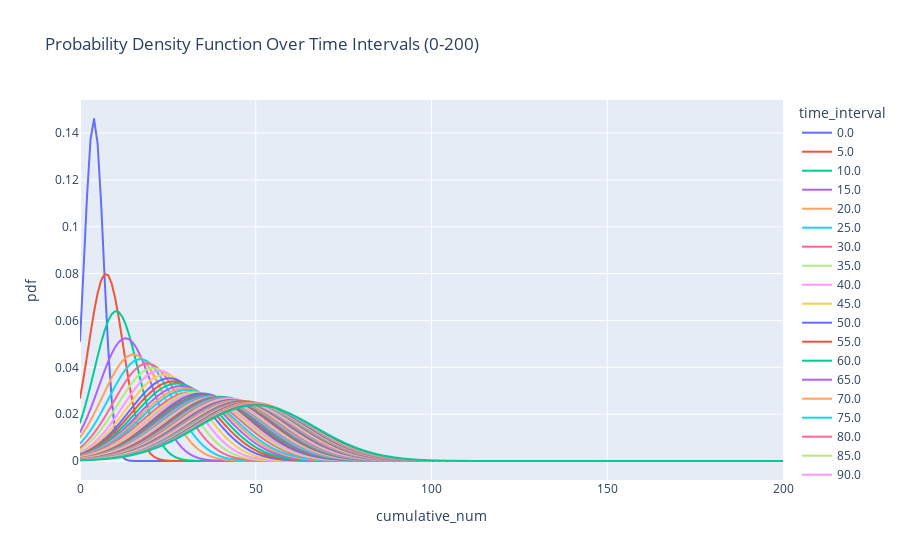

The notebook cell saved with this chart:
### Code cell
# time_interval별로 PDF를 시각화
fig = px.line(pdf_df_more, x='cumulative_num', y='pdf', color='time_interval', title='Probability Density Function Over Time Intervals (0-200)')
fig.show()

### Figure 1 — Plotly figure (JSON) as saved in the notebook; plotly's stock layout.template omitted (floating-point values rounded to 4 significant figures; data arrays with more than 128 entries replaced by an {"elided": "..."} marker saying what was removed)
{"data": [{"hovertemplate": "time_interval=0.0<br>cumulative_num=%{x}<br>pdf=%{y}<extra></extra>", "legendgroup": "0.0", "line": {"color": "#636efa", "dash": "solid"}, "marker": {"symbol": "circle"}, "mode": "lines", "name": "0.0", "showlegend": true, "type": "scattergl", "x": {"elided": "201 int values"}, "xaxis": "x", "y": {"elided": "201 float values"}, "yaxis": "y"}, {"hovertemplate": "time_interval=5.0<br>cumulative_num=%{x}<br>pdf=%{y}<extra></extra>", "legendgroup": "5.0", "line": {"color": "#EF553B", "dash": "solid"}, "marker": {"symbol": "circle"}, "mode": "lines", "name": "5.0", "showlegend": true, "type": "scattergl", "x": {"elided": "201 int values"}, "xaxis": "x", "y": {"elided": "201 float values"}, "yaxis": "y"}, {"hovertemplate": "time_interval=10.0<br>cumulative_num=%{x}<br>pdf=%{y}<extra></extra>", "legendgroup": "10.0", "line": {"color": "#00cc96", "dash": "solid"}, "marker": {"symbol": "circle"}, "mode": "lines", "name": "10.0", "showlegend": true, "type": "scattergl", "x": {"elided": "201 int values"}, "xaxis": "x", "y": {"elided": "201 float values"}, "yaxis": "y"}, {"hovertemplate": "time_interval=15.0<br>cumulative_num=%{x}<br>pdf=%{y}<extra></extra>", "legendgroup": "15.0", "line": {"color": "#ab63fa", "dash": "solid"}, "marker": {"symbol": "circle"}, "mode": "lines", "name": "15.0", "showlegend": true, "type": "scattergl", "x": {"elided": "201 int values"}, "xaxis": "x", "y": {"elided": "201 float values"}, "yaxis": "y"}, {"hovertemplate": "time_interval=20.0<br>cumulative_num=%{x}<br>pdf=%{y}<extra></extra>", "legendgroup": "20.0", "line": {"color": "#FFA15A", "dash": "solid"}, "marker": {"symbol": "circle"}, "mode": "lines", "name": "20.0", "showlegend": true, "type": "scattergl", "x": {"elided": "201 int values"}, "xaxis": "x", "y": {"elided": "201 float values"}, "yaxis": "y"}, {"hovertemplate": "time_interval=25.0<br>cumulative_num=%{x}<br>pdf=%{y}<extra></extra>", "legendgroup": "25.0", "line": {"color": "#19d3f3", "dash": "solid"}, "marker": {"symbol": "circle"}, "mode": "lines", "name": "25.0", "showlegend": true, "type": "scattergl", "x": {"elided": "201 int values"}, "xaxis": "x", "y": {"elided": "201 float values"}, "yaxis": "y"}, {"hovertemplate": "time_interval=30.0<br>cumulative_num=%{x}<br>pdf=%{y}<extra></extra>", "legendgroup": "30.0", "line": {"color": "#FF6692", "dash": "solid"}, "marker": {"symbol": "circle"}, "mode": "lines", "name": "30.0", "showlegend": true, "type": "scattergl", "x": {"elided": "201 int values"}, "xaxis": "x", "y": {"elided": "201 float values"}, "yaxis": "y"}, {"hovertemplate": "time_interval=35.0<br>cumulative_num=%{x}<br>pdf=%{y}<extra></extra>", "legendgroup": "35.0", "line": {"color": "#B6E880", "dash": "solid"}, "marker": {"symbol": "circle"}, "mode": "lines", "name": "35.0", "showlegend": true, "type": "scattergl", "x": {"elided": "201 int values"}, "xaxis": "x", "y": {"elided": "201 float values"}, "yaxis": "y"}, {"hovertemplate": "time_interval=40.0<br>cumulative_num=%{x}<br>pdf=%{y}<extra></extra>", "legendgroup": "40.0", "line": {"color": "#FF97FF", "dash": "solid"}, "marker": {"symbol": "circle"}, "mode": "lines", "name": "40.0", "showlegend": true, "type": "scattergl", "x": {"elided": "201 int values"}, "xaxis": "x", "y": {"elided": "201 float values"}, "yaxis": "y"}, {"hovertemplate": "time_interval=45.0<br>cumulative_num=%{x}<br>pdf=%{y}<extra></extra>", "legendgroup": "45.0", "line": {"color": "#FECB52", "dash": "solid"}, "marker": {"symbol": "circle"}, "mode": "lines", "name": "45.0", "showlegend": true, "type": "scattergl", "x": {"elided": "201 int values"}, "xaxis": "x", "y": {"elided": "201 float values"}, "yaxis": "y"}, {"hovertemplate": "time_interval=50.0<br>cumulative_num=%{x}<br>pdf=%{y}<extra></extra>", "legendgroup": "50.0", "line": {"color": "#636efa", "dash": "solid"}, "marker": {"symbol": "circle"}, "mode": "lines", "name": "50.0", "showlegend": true, "type": "scattergl", "x": {"elided": "201 int values"}, "xaxis": "x", "y": {"elided": "201 float values"}, "yaxis": "y"}, {"hovertemplate": "time_interval=55.0<br>cumulative_num=%{x}<br>pdf=%{y}<extra></extra>", "legendgroup": "55.0", "line": {"color": "#EF553B", "dash": "solid"}, "marker": {"symbol": "circle"}, "mode": "lines", "name": "55.0", "showlegend": true, "type": "scattergl", "x": {"elided": "201 int values"}, "xaxis": "x", "y": {"elided": "201 float values"}, "yaxis": "y"}, {"hovertemplate": "time_interval=60.0<br>cumulative_num=%{x}<br>pdf=%{y}<extra></extra>", "legendgroup": "60.0", "line": {"color": "#00cc96", "dash": "solid"}, "marker": {"symbol": "circle"}, "mode": "lines", "name": "60.0", "showlegend": true, "type": "scattergl", "x": {"elided": "201 int values"}, "xaxis": "x", "y": {"elided": "201 float values"}, "yaxis": "y"}, {"hovertemplate": "time_interval=65.0<br>cumulative_num=%{x}<br>pdf=%{y}<extra></extra>", "legendgroup": "65.0", "line": {"color": "#ab63fa", "dash": "solid"}, "marker": {"symbol": "circle"}, "mode": "lines", "name": "65.0", "showlegend": true, "type": "scattergl", "x": {"elided": "201 int values"}, "xaxis": "x", "y": {"elided": "201 float values"}, "yaxis": "y"}, {"hovertemplate": "time_interval=70.0<br>cumulative_num=%{x}<br>pdf=%{y}<extra></extra>", "legendgroup": "70.0", "line": {"color": "#FFA15A", "dash": "solid"}, "marker": {"symbol": "circle"}, "mode": "lines", "name": "70.0", "showlegend": true, "type": "scattergl", "x": {"elided": "201 int values"}, "xaxis": "x", "y": {"elided": "201 float values"}, "yaxis": "y"}, {"hovertemplate": "time_interval=75.0<br>cumulative_num=%{x}<br>pdf=%{y}<extra></extra>", "legendgroup": "75.0", "line": {"color": "#19d3f3", "dash": "solid"}, "marker": {"symbol": "circle"}, "mode": "lines", "name": "75.0", "showlegend": true, "type": "scattergl", "x": {"elided": "201 int values"}, "xaxis": "x", "y": {"elided": "201 float values"}, "yaxis": "y"}, {"hovertemplate": "time_interval=80.0<br>cumulative_num=%{x}<br>pdf=%{y}<extra></extra>", "legendgroup": "80.0", "line": {"color": "#FF6692", "dash": "solid"}, "marker": {"symbol": "circle"}, "mode": "lines", "name": "80.0", "showlegend": true, "type": "scattergl", "x": {"elided": "201 int values"}, "xaxis": "x", "y": {"elided": "201 float values"}, "yaxis": "y"}, {"hovertemplate": "time_interval=85.0<br>cumulative_num=%{x}<br>pdf=%{y}<extra></extra>", "legendgroup": "85.0", "line": {"color": "#B6E880", "dash": "solid"}, "marker": {"symbol": "circle"}, "mode": "lines", "name": "85.0", "showlegend": true, "type": "scattergl", "x": {"elided": "201 int values"}, "xaxis": "x", "y": {"elided": "201 float values"}, "yaxis": "y"}, {"hovertemplate": "time_interval=90.0<br>cumulative_num=%{x}<br>pdf=%{y}<extra></extra>", "legendgroup": "90.0", "line": {"color": "#FF97FF", "dash": "solid"}, "marker": {"symbol": "circle"}, "mode": "lines", "name": "90.0", "showlegend": true, "type": "scattergl", "x": {"elided": "201 int values"}, "xaxis": "x", "y": {"elided": "201 float values"}, "yaxis": "y"}, {"hovertemplate": "time_interval=95.0<br>cumulative_num=%{x}<br>pdf=%{y}<extra></extra>", "legendgroup": "95.0", "line": {"color": "#FECB52", "dash": "solid"}, "marker": {"symbol": "circle"}, "mode": "lines", "name": "95.0", "showlegend": true, "type": "scattergl", "x": {"elided": "201 int values"}, "xaxis": "x", "y": {"elided": "201 float values"}, "yaxis": "y"}, {"hovertemplate": "time_interval=100.0<br>cumulative_num=%{x}<br>pdf=%{y}<extra></extra>", "legendgroup": "100.0", "line": {"color": "#636efa", "dash": "solid"}, "marker": {"symbol": "circle"}, "mode": "lines", "name": "100.0", "showlegend": true, "type": "scattergl", "x": {"elided": "201 int values"}, "xaxis": "x", "y": {"elided": "201 float values"}, "yaxis": "y"}, {"hovertemplate": "time_interval=105.0<br>cumulative_num=%{x}<br>pdf=%{y}<extra></extra>", "legendgroup": "105.0", "line": {"color": "#EF553B", "dash": "solid"}, "marker": {"symbol": "circle"}, "mode": "lines", "name": "105.0", "showlegend": true, "type": "scattergl", "x": {"elided": "201 int values"}, "xaxis": "x", "y": {"elided": "201 float values"}, "yaxis": "y"}, {"hovertemplate": "time_interval=110.0<br>cumulative_num=%{x}<br>pdf=%{y}<extra></extra>", "legendgroup": "110.0", "line": {"color": "#00cc96", "dash": "solid"}, "marker": {"symbol": "circle"}, "mode": "lines", "name": "110.0", "showlegend": true, "type": "scattergl", "x": {"elided": "201 int values"}, "xaxis": "x", "y": {"elided": "201 float values"}, "yaxis": "y"}, {"hovertemplate": "time_interval=115.0<br>cumulative_num=%{x}<br>pdf=%{y}<extra></extra>", "legendgroup": "115.0", "line": {"color": "#ab63fa", "dash": "solid"}, "marker": {"symbol": "circle"}, "mode": "lines", "name": "115.0", "showlegend": true, "type": "scattergl", "x": {"elided": "201 int values"}, "xaxis": "x", "y": {"elided": "201 float values"}, "yaxis": "y"}, {"hovertemplate": "time_interval=120.0<br>cumulative_num=%{x}<br>pdf=%{y}<extra></extra>", "legendgroup": "120.0", "line": {"color": "#FFA15A", "dash": "solid"}, "marker": {"symbol": "circle"}, "mode": "lines", "name": "120.0", "showlegend": true, "type": "scattergl", "x": {"elided": "201 int values"}, "xaxis": "x", "y": {"elided": "201 float values"}, "yaxis": "y"}, {"hovertemplate": "time_interval=125.0<br>cumulative_num=%{x}<br>pdf=%{y}<extra></extra>", "legendgroup": "125.0", "line": {"color": "#19d3f3", "dash": "solid"}, "marker": {"symbol": "circle"}, "mode": "lines", "name": "125.0", "showlegend": true, "type": "scattergl", "x": {"elided": "201 int values"}, "xaxis": "x", "y": {"elided": "201 float values"}, "yaxis": "y"}, {"hovertemplate": "time_interval=130.0<br>cumulative_num=%{x}<br>pdf=%{y}<extra></extra>", "legendgroup": "130.0", "line": {"color": "#FF6692", "dash": "solid"}, "marker": {"symbol": "circle"}, "mode": "lines", "name": "130.0", "showlegend": true, "type": "scattergl", "x": {"elided": "201 int values"}, "xaxis": "x", "y": {"elided": "201 float values"}, "yaxis": "y"}, {"hovertemplate": "time_interval=135.0<br>cumulative_num=%{x}<br>pdf=%{y}<extra></extra>", "legendgroup": "135.0", "line": {"color": "#B6E880", "dash": "solid"}, "marker": {"symbol": "circle"}, "mode": "lines", "name": "135.0", "showlegend": true, "type": "scattergl", "x": {"elided": "201 int values"}, "xaxis": "x", "y": {"elided": "201 float values"}, "yaxis": "y"}, {"hovertemplate": "time_interval=140.0<br>cumulative_num=%{x}<br>pdf=%{y}<extra></extra>", "legendgroup": "140.0", "line": {"color": "#FF97FF", "dash": "solid"}, "marker": {"symbol": "circle"}, "mode": "lines", "name": "140.0", "showlegend": true, "type": "scattergl", "x": {"elided": "201 int values"}, "xaxis": "x", "y": {"elided": "201 float values"}, "yaxis": "y"}, {"hovertemplate": "time_interval=145.0<br>cumulative_num=%{x}<br>pdf=%{y}<extra></extra>", "legendgroup": "145.0", "line": {"color": "#FECB52", "dash": "solid"}, "marker": {"symbol": "circle"}, "mode": "lines", "name": "145.0", "showlegend": true, "type": "scattergl", "x": {"elided": "201 int values"}, "xaxis": "x", "y": {"elided": "201 float values"}, "yaxis": "y"}, {"hovertemplate": "time_interval=150.0<br>cumulative_num=%{x}<br>pdf=%{y}<extra></extra>", "legendgroup": "150.0", "line": {"color": "#636efa", "dash": "solid"}, "marker": {"symbol": "circle"}, "mode": "lines", "name": "150.0", "showlegend": true, "type": "scattergl", "x": {"elided": "201 int values"}, "xaxis": "x", "y": {"elided": "201 float values"}, "yaxis": "y"}, {"hovertemplate": "time_interval=155.0<br>cumulative_num=%{x}<br>pdf=%{y}<extra></extra>", "legendgroup": "155.0", "line": {"color": "#EF553B", "dash": "solid"}, "marker": {"symbol": "circle"}, "mode": "lines", "name": "155.0", "showlegend": true, "type": "scattergl", "x": {"elided": "201 int values"}, "xaxis": "x", "y": {"elided": "201 float values"}, "yaxis": "y"}, {"hovertemplate": "time_interval=160.0<br>cumulative_num=%{x}<br>pdf=%{y}<extra></extra>", "legendgroup": "160.0", "line": {"color": "#00cc96", "dash": "solid"}, "marker": {"symbol": "circle"}, "mode": "lines", "name": "160.0", "showlegend": true, "type": "scattergl", "x": {"elided": "201 int values"}, "xaxis": "x", "y": {"elided": "201 float values"}, "yaxis": "y"}, {"hovertemplate": "time_interval=165.0<br>cumulative_num=%{x}<br>pdf=%{y}<extra></extra>", "legendgroup": "165.0", "line": {"color": "#ab63fa", "dash": "solid"}, "marker": {"symbol": "circle"}, "mode": "lines", "name": "165.0", "showlegend": true, "type": "scattergl", "x": {"elided": "201 int values"}, "xaxis": "x", "y": {"elided": "201 float values"}, "yaxis": "y"}, {"hovertemplate": "time_interval=170.0<br>cumulative_num=%{x}<br>pdf=%{y}<extra></extra>", "legendgroup": "170.0", "line": {"color": "#FFA15A", "dash": "solid"}, "marker": {"symbol": "circle"}, "mode": "lines", "name": "170.0", "showlegend": true, "type": "scattergl", "x": {"elided": "201 int values"}, "xaxis": "x", "y": {"elided": "201 float values"}, "yaxis": "y"}, {"hovertemplate": "time_interval=175.0<br>cumulative_num=%{x}<br>pdf=%{y}<extra></extra>", "legendgroup": "175.0", "line": {"color": "#19d3f3", "dash": "solid"}, "marker": {"symbol": "circle"}, "mode": "lines", "name": "175.0", "showlegend": true, "type": "scattergl", "x": {"elided": "201 int values"}, "xaxis": "x", "y": {"elided": "201 float values"}, "yaxis": "y"}, {"hovertemplate": "time_interval=180.0<br>cumulative_num=%{x}<br>pdf=%{y}<extra></extra>", "legendgroup": "180.0", "line": {"color": "#FF6692", "dash": "solid"}, "marker": {"symbol": "circle"}, "mode": "lines", "name": "180.0", "showlegend": true, "type": "scattergl", "x": {"elided": "201 int values"}, "xaxis": "x", "y": {"elided": "201 float values"}, "yaxis": "y"}, {"hovertemplate": "time_interval=185.0<br>cumulative_num=%{x}<br>pdf=%{y}<extra></extra>", "legendgroup": "185.0", "line": {"color": "#B6E880", "dash": "solid"}, "marker": {"symbol": "circle"}, "mode": "lines", "name": "185.0", "showlegend": true, "type": "scattergl", "x": {"elided": "201 int values"}, "xaxis": "x", "y": {"elided": "201 float values"}, "yaxis": "y"}, {"hovertemplate": "time_interval=190.0<br>cumulative_num=%{x}<br>pdf=%{y}<extra></extra>", "legendgroup": "190.0", "line": {"color": "#FF97FF", "dash": "solid"}, "marker": {"symbol": "circle"}, "mode": "lines", "name": "190.0", "showlegend": true, "type": "scattergl", "x": {"elided": "201 int values"}, "xaxis": "x", "y": {"elided": "201 float values"}, "yaxis": "y"}, {"hovertemplate": "time_interval=195.0<br>cumulative_num=%{x}<br>pdf=%{y}<extra></extra>", "legendgroup": "195.0", "line": {"color": "#FECB52", "dash": "solid"}, "marker": {"symbol": "circle"}, "mode": "lines", "name": "195.0", "showlegend": true, "type": "scattergl", "x": {"elided": "201 int values"}, "xaxis": "x", "y": {"elided": "201 float values"}, "yaxis": "y"}, {"hovertemplate": "time_interval=200.0<br>cumulative_num=%{x}<br>pdf=%{y}<extra></extra>", "legendgroup": "200.0", "line": {"color": "#636efa", "dash": "solid"}, "marker": {"symbol": "circle"}, "mode": "lines", "name": "200.0", "showlegend": true, "type": "scattergl", "x": {"elided": "201 int values"}, "xaxis": "x", "y": {"elided": "201 float values"}, "yaxis": "y"}, {"hovertemplate": "time_interval=205.0<br>cumulative_num=%{x}<br>pdf=%{y}<extra></extra>", "legendgroup": "205.0", "line": {"color": "#EF553B", "dash": "solid"}, "marker": {"symbol": "circle"}, "mode": "lines", "name": "205.0", "showlegend": true, "type": "scattergl", "x": {"elided": "201 int values"}, "xaxis": "x", "y": {"elided": "201 float values"}, "yaxis": "y"}, {"hovertemplate": "time_interval=210.0<br>cumulative_num=%{x}<br>pdf=%{y}<extra></extra>", "legendgroup": "210.0", "line": {"color": "#00cc96", "dash": "solid"}, "marker": {"symbol": "circle"}, "mode": "lines", "name": "210.0", "showlegend": true, "type": "scattergl", "x": {"elided": "201 int values"}, "xaxis": "x", "y": {"elided": "201 float values"}, "yaxis": "y"}, {"hovertemplate": "time_interval=215.0<br>cumulative_num=%{x}<br>pdf=%{y}<extra></extra>", "legendgroup": "215.0", "line": {"color": "#ab63fa", "dash": "solid"}, "marker": {"symbol": "circle"}, "mode": "lines", "name": "215.0", "showlegend": true, "type": "scattergl", "x": {"elided": "201 int values"}, "xaxis": "x", "y": {"elided": "201 float values"}, "yaxis": "y"}, {"hovertemplate": "time_interval=220.0<br>cumulative_num=%{x}<br>pdf=%{y}<extra></extra>", "legendgroup": "220.0", "line": {"color": "#FFA15A", "dash": "solid"}, "marker": {"symbol": "circle"}, "mode": "lines", "name": "220.0", "showlegend": true, "type": "scattergl", "x": {"elided": "201 int values"}, "xaxis": "x", "y": {"elided": "201 float values"}, "yaxis": "y"}, {"hovertemplate": "time_interval=225.0<br>cumulative_num=%{x}<br>pdf=%{y}<extra></extra>", "legendgroup": "225.0", "line": {"color": "#19d3f3", "dash": "solid"}, "marker": {"symbol": "circle"}, "mode": "lines", "name": "225.0", "showlegend": true, "type": "scattergl", "x": {"elided": "201 int values"}, "xaxis": "x", "y": {"elided": "201 float values"}, "yaxis": "y"}, {"hovertemplate": "time_interval=230.0<br>cumulative_num=%{x}<br>pdf=%{y}<extra></extra>", "legendgroup": "230.0", "line": {"color": "#FF6692", "dash": "solid"}, "marker": {"symbol": "circle"}, "mode": "lines", "name": "230.0", "showlegend": true, "type": "scattergl", "x": {"elided": "201 int values"}, "xaxis": "x", "y": {"elided": "201 float values"}, "yaxis": "y"}, {"hovertemplate": "time_interval=235.0<br>cumulative_num=%{x}<br>pdf=%{y}<extra></extra>", "legendgroup": "235.0", "line": {"color": "#B6E880", "dash": "solid"}, "marker": {"symbol": "circle"}, "mode": "lines", "name": "235.0", "showlegend": true, "type": "scattergl", "x": {"elided": "201 int values"}, "xaxis": "x", "y": {"elided": "201 float values"}, "yaxis": "y"}, {"hovertemplate": "time_interval=240.0<br>cumulative_num=%{x}<br>pdf=%{y}<extra></extra>", "legendgroup": "240.0", "line": {"color": "#FF97FF", "dash": "solid"}, "marker": {"symbol": "circle"}, "mode": "lines", "name": "240.0", "showlegend": true, "type": "scattergl", "x": {"elided": "201 int values"}, "xaxis": "x", "y": {"elided": "201 float values"}, "yaxis": "y"}, {"hovertemplate": "time_interval=245.0<br>cumulative_num=%{x}<br>pdf=%{y}<extra></extra>", "legendgroup": "245.0", "line": {"color": "#FECB52", "dash": "solid"}, "marker": {"symbol": "circle"}, "mode": "lines", "name": "245.0", "showlegend": true, "type": "scattergl", "x": {"elided": "201 int values"}, "xaxis": "x", "y": {"elided": "201 float values"}, "yaxis": "y"}, {"hovertemplate": "time_interval=250.0<br>cumulative_num=%{x}<br>pdf=%{y}<extra></extra>", "legendgroup": "250.0", "line": {"color": "#636efa", "dash": "solid"}, "marker": {"symbol": "circle"}, "mode": "lines", "name": "250.0", "showlegend": true, "type": "scattergl", "x": {"elided": "201 int values"}, "xaxis": "x", "y": {"elided": "201 float values"}, "yaxis": "y"}, {"hovertemplate": "time_interval=255.0<br>cumulative_num=%{x}<br>pdf=%{y}<extra></extra>", "legendgroup": "255.0", "line": {"color": "#EF553B", "dash": "solid"}, "marker": {"symbol": "circle"}, "mode": "lines", "name": "255.0", "showlegend": true, "type": "scattergl", "x": {"elided": "201 int values"}, "xaxis": "x", "y": {"elided": "201 float values"}, "yaxis": "y"}, {"hovertemplate": "time_interval=260.0<br>cumulative_num=%{x}<br>pdf=%{y}<extra></extra>", "legendgroup": "260.0", "line": {"color": "#00cc96", "dash": "solid"}, "marker": {"symbol": "circle"}, "mode": "lines", "name": "260.0", "showlegend": true, "type": "scattergl", "x": {"elided": "201 int values"}, "xaxis": "x", "y": {"elided": "201 float values"}, "yaxis": "y"}, {"hovertemplate": "time_interval=265.0<br>cumulative_num=%{x}<br>pdf=%{y}<extra></extra>", "legendgroup": "265.0", "line": {"color": "#ab63fa", "dash": "solid"}, "marker": {"symbol": "circle"}, "mode": "lines", "name": "265.0", "showlegend": true, "type": "scattergl", "x": {"elided": "201 int values"}, "xaxis": "x", "y": {"elided": "201 float values"}, "yaxis": "y"}, {"hovertemplate": "time_interval=270.0<br>cumulative_num=%{x}<br>pdf=%{y}<extra></extra>", "legendgroup": "270.0", "line": {"color": "#FFA15A", "dash": "solid"}, "marker": {"symbol": "circle"}, "mode": "lines", "name": "270.0", "showlegend": true, "type": "scattergl", "x": {"elided": "201 int values"}, "xaxis": "x", "y": {"elided": "201 float values"}, "yaxis": "y"}, {"hovertemplate": "time_interval=275.0<br>cumulative_num=%{x}<br>pdf=%{y}<extra></extra>", "legendgroup": "275.0", "line": {"color": "#19d3f3", "dash": "solid"}, "marker": {"symbol": "circle"}, "mode": "lines", "name": "275.0", "showlegend": true, "type": "scattergl", "x": {"elided": "201 int values"}, "xaxis": "x", "y": {"elided": "201 float values"}, "yaxis": "y"}, {"hovertemplate": "time_interval=280.0<br>cumulative_num=%{x}<br>pdf=%{y}<extra></extra>", "legendgroup": "280.0", "line": {"color": "#FF6692", "dash": "solid"}, "marker": {"symbol": "circle"}, "mode": "lines", "name": "280.0", "showlegend": true, "type": "scattergl", "x": {"elided": "201 int values"}, "xaxis": "x", "y": {"elided": "201 float values"}, "yaxis": "y"}, {"hovertemplate": "time_interval=285.0<br>cumulative_num=%{x}<br>pdf=%{y}<extra></extra>", "legendgroup": "285.0", "line": {"color": "#B6E880", "dash": "solid"}, "marker": {"symbol": "circle"}, "mode": "lines", "name": "285.0", "showlegend": true, "type": "scattergl", "x": {"elided": "201 int values"}, "xaxis": "x", "y": {"elided": "201 float values"}, "yaxis": "y"}, {"hovertemplate": "time_interval=290.0<br>cumulative_num=%{x}<br>pdf=%{y}<extra></extra>", "legendgroup": "290.0", "line": {"color": "#FF97FF", "dash": "solid"}, "marker": {"symbol": "circle"}, "mode": "lines", "name": "290.0", "showlegend": true, "type": "scattergl", "x": {"elided": "201 int values"}, "xaxis": "x", "y": {"elided": "201 float values"}, "yaxis": "y"}, {"hovertemplate": "time_interval=295.0<br>cumulative_num=%{x}<br>pdf=%{y}<extra></extra>", "legendgroup": "295.0", "line": {"color": "#FECB52", "dash": "solid"}, "marker": {"symbol": "circle"}, "mode": "lines", "name": "295.0", "showlegend": true, "type": "scattergl", "x": {"elided": "201 int values"}, "xaxis": "x", "y": {"elided": "201 float values"}, "yaxis": "y"}, {"hovertemplate": "time_interval=300.0<br>cumulative_num=%{x}<br>pdf=%{y}<extra></extra>", "legendgroup": "300.0", "line": {"color": "#636efa", "dash": "solid"}, "marker": {"symbol": "circle"}, "mode": "lines", "name": "300.0", "showlegend": true, "type": "scattergl", "x": {"elided": "201 int values"}, "xaxis": "x", "y": {"elided": "201 float values"}, "yaxis": "y"}, {"hovertemplate": "time_interval=305.0<br>cumulative_num=%{x}<br>pdf=%{y}<extra></extra>", "legendgroup": "305.0", "line": {"color": "#EF553B", "dash": "solid"}, "marker": {"symbol": "circle"}, "mode": "lines", "name": "305.0", "showlegend": true, "type": "scattergl", "x": {"elided": "201 int values"}, "xaxis": "x", "y": {"elided": "201 float values"}, "yaxis": "y"}, {"hovertemplate": "time_interval=310.0<br>cumulative_num=%{x}<br>pdf=%{y}<extra></extra>", "legendgroup": "310.0", "line": {"color": "#00cc96", "dash": "solid"}, "marker": {"symbol": "circle"}, "mode": "lines", "name": "310.0", "showlegend": true, "type": "scattergl", "x": {"elided": "201 int values"}, "xaxis": "x", "y": {"elided": "201 float values"}, "yaxis": "y"}, {"hovertemplate": "time_interval=315.0<br>cumulative_num=%{x}<br>pdf=%{y}<extra></extra>", "legendgroup": "315.0", "line": {"color": "#ab63fa", "dash": "solid"}, "marker": {"symbol": "circle"}, "mode": "lines", "name": "315.0", "showlegend": true, "type": "scattergl", "x": {"elided": "201 int values"}, "xaxis": "x", "y": {"elided": "201 float values"}, "yaxis": "y"}, {"hovertemplate": "time_interval=320.0<br>cumulative_num=%{x}<br>pdf=%{y}<extra></extra>", "legendgroup": "320.0", "line": {"color": "#FFA15A", "dash": "solid"}, "marker": {"symbol": "circle"}, "mode": "lines", "name": "320.0", "showlegend": true, "type": "scattergl", "x": {"elided": "201 int values"}, "xaxis": "x", "y": {"elided": "201 float values"}, "yaxis": "y"}, {"hovertemplate": "time_interval=325.0<br>cumulative_num=%{x}<br>pdf=%{y}<extra></extra>", "legendgroup": "325.0", "line": {"color": "#19d3f3", "dash": "solid"}, "marker": {"symbol": "circle"}, "mode": "lines", "name": "325.0", "showlegend": true, "type": "scattergl", "x": {"elided": "201 int values"}, "xaxis": "x", "y": {"elided": "201 float values"}, "yaxis": "y"}, {"hovertemplate": "time_interval=330.0<br>cumulative_num=%{x}<br>pdf=%{y}<extra></extra>", "legendgroup": "330.0", "line": {"color": "#FF6692", "dash": "solid"}, "marker": {"symbol": "circle"}, "mode": "lines", "name": "330.0", "showlegend": true, "type": "scattergl", "x": {"elided": "201 int values"}, "xaxis": "x", "y": {"elided": "201 float values"}, "yaxis": "y"}, {"hovertemplate": "time_interval=335.0<br>cumulative_num=%{x}<br>pdf=%{y}<extra></extra>", "legendgroup": "335.0", "line": {"color": "#B6E880", "dash": "solid"}, "marker": {"symbol": "circle"}, "mode": "lines", "name": "335.0", "showlegend": true, "type": "scattergl", "x": {"elided": "201 int values"}, "xaxis": "x", "y": {"elided": "201 float values"}, "yaxis": "y"}, {"hovertemplate": "time_interval=340.0<br>cumulative_num=%{x}<br>pdf=%{y}<extra></extra>", "legendgroup": "340.0", "line": {"color": "#FF97FF", "dash": "solid"}, "marker": {"symbol": "circle"}, "mode": "lines", "name": "340.0", "showlegend": true, "type": "scattergl", "x": {"elided": "201 int values"}, "xaxis": "x", "y": {"elided": "201 float values"}, "yaxis": "y"}, {"hovertemplate": "time_interval=345.0<br>cumulative_num=%{x}<br>pdf=%{y}<extra></extra>", "legendgroup": "345.0", "line": {"color": "#FECB52", "dash": "solid"}, "marker": {"symbol": "circle"}, "mode": "lines", "name": "345.0", "showlegend": true, "type": "scattergl", "x": {"elided": "201 int values"}, "xaxis": "x", "y": {"elided": "201 float values"}, "yaxis": "y"}, {"hovertemplate": "time_interval=350.0<br>cumulative_num=%{x}<br>pdf=%{y}<extra></extra>", "legendgroup": "350.0", "line": {"color": "#636efa", "dash": "solid"}, "marker": {"symbol": "circle"}, "mode": "lines", "name": "350.0", "showlegend": true, "type": "scattergl", "x": {"elided": "201 int values"}, "xaxis": "x", "y": {"elided": "201 float values"}, "yaxis": "y"}, {"hovertemplate": "time_interval=355.0<br>cumulative_num=%{x}<br>pdf=%{y}<extra></extra>", "legendgroup": "355.0", "line": {"color": "#EF553B", "dash": "solid"}, "marker": {"symbol": "circle"}, "mode": "lines", "name": "355.0", "showlegend": true, "type": "scattergl", "x": {"elided": "201 int values"}, "xaxis": "x", "y": {"elided": "201 float values"}, "yaxis": "y"}, {"hovertemplate": "time_interval=360.0<br>cumulative_num=%{x}<br>pdf=%{y}<extra></extra>", "legendgroup": "360.0", "line": {"color": "#00cc96", "dash": "solid"}, "marker": {"symbol": "circle"}, "mode": "lines", "name": "360.0", "showlegend": true, "type": "scattergl", "x": {"elided": "201 int values"}, "xaxis": "x", "y": {"elided": "201 float values"}, "yaxis": "y"}], "layout": {"legend": {"title": {"text": "time_interval"}, "tracegroupgap": 0}, "title": {"text": "Probability Density Function Over Time Intervals (0-200)"}, "xaxis": {"anchor": "y", "domain": [0, 1], "title": {"text": "cumulative_num"}}, "yaxis": {"anchor": "x", "domain": [0, 1], "title": {"text": "pdf"}}}}
